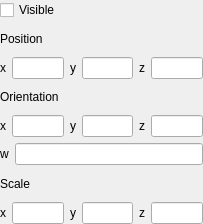
<?xml version="1.0" encoding="UTF-8"?>
<ui version="4.0">
 <class>SurfaceParameterWidget</class>
 <widget class="QWidget" name="SurfaceParameterWidget">
  <property name="geometry">
   <rect>
    <x>0</x>
    <y>0</y>
    <width>203</width>
    <height>224</height>
   </rect>
  </property>
  <property name="windowTitle">
   <string>Form</string>
  </property>
  <layout class="QGridLayout" name="gridLayout">
   <property name="margin">
    <number>0</number>
   </property>
   <item row="0" column="0">
    <widget class="QCheckBox" name="m_visibleCheckBox">
     <property name="text">
      <string>Visible</string>
     </property>
    </widget>
   </item>
   <item row="1" column="0">
    <widget class="QLabel" name="label">
     <property name="text">
      <string>Position</string>
     </property>
    </widget>
   </item>
   <item row="2" column="0">
    <layout class="QHBoxLayout" name="horizontalLayout">
     <item>
      <widget class="QLabel" name="label_2">
       <property name="text">
        <string>x</string>
       </property>
      </widget>
     </item>
     <item>
      <widget class="QLineEdit" name="m_positionXEdit"/>
     </item>
     <item>
      <widget class="QLabel" name="label_3">
       <property name="text">
        <string>y</string>
       </property>
      </widget>
     </item>
     <item>
      <widget class="QLineEdit" name="m_positionYEdit"/>
     </item>
     <item>
      <widget class="QLabel" name="label_4">
       <property name="text">
        <string>z</string>
       </property>
      </widget>
     </item>
     <item>
      <widget class="QLineEdit" name="m_positionZEdit"/>
     </item>
    </layout>
   </item>
   <item row="3" column="0">
    <widget class="QLabel" name="label_5">
     <property name="text">
      <string>Orientation</string>
     </property>
    </widget>
   </item>
   <item row="4" column="0">
    <layout class="QHBoxLayout" name="horizontalLayout_2">
     <item>
      <widget class="QLabel" name="label_6">
       <property name="text">
        <string>x</string>
       </property>
      </widget>
     </item>
     <item>
      <widget class="QLineEdit" name="m_orientationXEdit"/>
     </item>
     <item>
      <widget class="QLabel" name="label_7">
       <property name="text">
        <string>y</string>
       </property>
      </widget>
     </item>
     <item>
      <widget class="QLineEdit" name="m_orientationYEdit"/>
     </item>
     <item>
      <widget class="QLabel" name="label_8">
       <property name="text">
        <string>z</string>
       </property>
      </widget>
     </item>
     <item>
      <widget class="QLineEdit" name="m_orientationZEdit"/>
     </item>
    </layout>
   </item>
   <item row="5" column="0">
    <layout class="QHBoxLayout" name="horizontalLayout_4">
     <item>
      <widget class="QLabel" name="label_9">
       <property name="text">
        <string>w</string>
       </property>
      </widget>
     </item>
     <item>
      <widget class="QLineEdit" name="m_orientationWEdit"/>
     </item>
    </layout>
   </item>
   <item row="6" column="0">
    <widget class="QLabel" name="label_10">
     <property name="text">
      <string>Scale</string>
     </property>
    </widget>
   </item>
   <item row="7" column="0">
    <layout class="QHBoxLayout" name="horizontalLayout_3">
     <item>
      <widget class="QLabel" name="label_11">
       <property name="text">
        <string>x</string>
       </property>
      </widget>
     </item>
     <item>
      <widget class="QLineEdit" name="m_scaleXEdit"/>
     </item>
     <item>
      <widget class="QLabel" name="label_12">
       <property name="text">
        <string>y</string>
       </property>
      </widget>
     </item>
     <item>
      <widget class="QLineEdit" name="m_scaleYEdit"/>
     </item>
     <item>
      <widget class="QLabel" name="label_13">
       <property name="text">
        <string>z</string>
       </property>
      </widget>
     </item>
     <item>
      <widget class="QLineEdit" name="m_scaleZEdit"/>
     </item>
    </layout>
   </item>
  </layout>
 </widget>
 <resources/>
 <connections/>
</ui>
